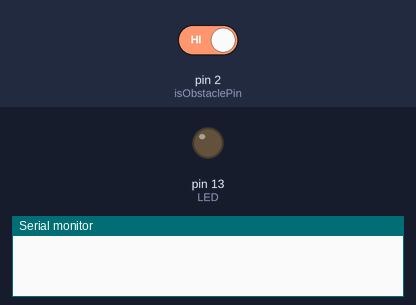
A sketch run on a simulated Arduino Uno, built with avr-gcc and run on an emulated ATmega328P. Shown: output pins drawn as LEDs (lit = HIGH), the last lines printed to the serial monitor. The test bench sets the inputs (shaded band); at power-on: pin 2 (isObstaclePin) HIGH.

Above: at 1.2 s.
1.3 s: pin 2 (isObstaclePin) driven LOW
At 2.5 s:
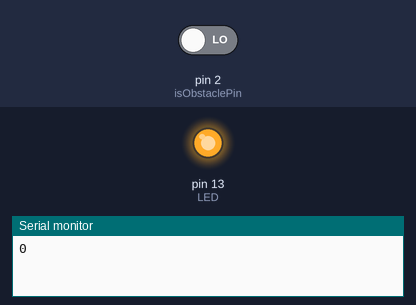
2.8 s: pin 2 (isObstaclePin) driven HIGH
At 3.7 s:
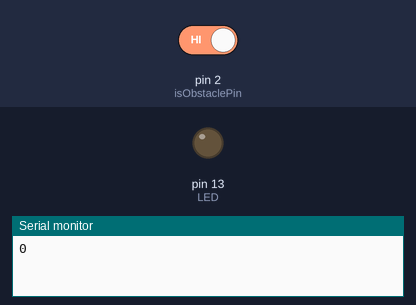
Timing chart, 0 to 5.8 s (numbered marks = the images above; inputs shaded):
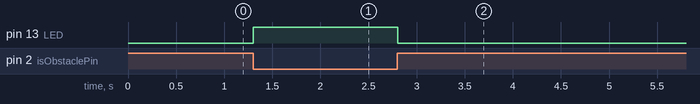

The sketch:

sketch_jan08b.ino
```cpp
int LED = 13; // Use the onboard Uno LED
int isObstaclePin = 2; // This is our input pin
int isObstacle = HIGH; // HIGH MEANS NO OBSTACLE
int count = 0;
bool first = true;

void setup() {
  pinMode(LED, OUTPUT);
  pinMode(isObstaclePin, INPUT);
  Serial.begin(9600);
}

void loop() {
  isObstacle = digitalRead(isObstaclePin);
  if (isObstacle == LOW)
  {
    if (first == true) {
      first = false;
      Serial.println(count);
      count += 1;
      digitalWrite(LED, HIGH);
    }
  }
  else
  {
    first = true;
    // Serial.println("clear");
    digitalWrite(LED, LOW);
  }
  delay(20);
}
```

Measured:
- after the input at 1.3 s, pin 13 (LED): LOW → HIGH at once
- after the input at 2.8 s, pin 13 (LED): HIGH → LOW at once
